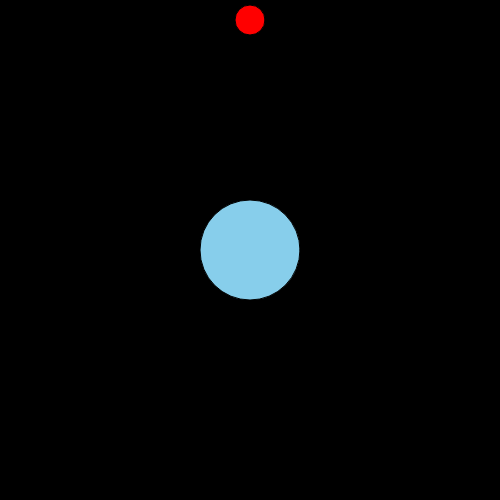
Frame 1 (no input)
Frame 60 (no input): identical to frame 1, image omitted
Frame 120 (the mouse pressed at the canvas centre since frame 60): identical to frame 1, image omitted

The p5.js sketch that drew this single still picture (run headless with seeded random() and noise() and a simulated clock; from frame 60 on, the mouse is pressed at the canvas centre):

// p5.js sketch
// ── sketch.js
let population;
let target;
let counter;
let obstacles;
let lifeP, genP, fitP;
let sliderLifespan, sliderMutationRate, sliderX, sliderY, sliderW, sliderH;
let x, y, w, h, s;
let sBox;
let lifeSpan, mutateRate;
let runningBox;
let running;
let topContainer, midContainer, bottomContainer;

//runs once at the start of the program, helps instantiate variables
function setup() {
  createCanvas(500, 500);
  population = new Population(250, 100);
  population.init();
  target = new Target(250, 20, 30);
  obstacles = [];
  x = 250;
  y = 250;
  w = 100;
  h = 100;
  s = "Circle";
  obstaclesSetup();
  counter = 0;
  setupHTMLElements();
  running = false;
}

//runs every frame
function draw() {
  background(0, 0, 0, 255);

  //update the variables
  sliderUpdate();
  population.lifespan = lifeSpan;
  population.mutateRate = mutateRate;
  runningBox.changed(toggleSimulation);
  sBox.changed(selectShape);
  if (running) {
    runSimulation();
    counter++;
  } else {
    population.draw();
    target.draw();
    obstacles.forEach((obs) => obs.draw());
  }

  generateHTMLElements();
}

// Toggle the simulation on and off
function toggleSimulation() {
  if (runningBox.checked()) {
    running = true;
    runningBox.style("color", "rgb(20,255,20,255)");
  } else {
    running = false;
    runningBox.style("color", "rgb(205,20,20,255)");
  }
}

// Run the simulation
function runSimulation() {
  if (counter == lifeSpan) {
    population.evaluate();
    population.selection();
    counter = 0;
  }
  population.update();
  population.draw();
  target.draw();
  obstacles.forEach((obs) => obs.draw());
}

// Generate the HTML elements
function generateHTMLElements() {
  topContainer = createDiv();
  lifeP.html("Time left: " + (lifeSpan - counter));
  genP.html("Generation: " + population.generation);
  fitP.html("Max fitness: " + population.maxFitness * 10);
  let fitnessColor = map(population.maxFitness, 0, 1, 0, 255);
  fitP.style("color", "rgb(0," + fitnessColor + ",0,255)");
}

// Setup the HTML elements
function setupHTMLElements() {
  runningBox = createCheckbox("Running ", false);
  sBox = createRadio();
  sBox.option("Circle");
  sBox.option("Rectangle");
  sBox.selected("Circle")
  runningBox.style("color", "rgb(255,20,20,255)");
  lifeP = createP();
  genP = createP();
  fitP = createP();
  sliderLifespan = createSlider(100, 1000, 100);
  sliderMutationRate = createSlider(0, 1, 0.01, 0.001);
  obstacleBars();
}

// Setup the obstacles
function obstaclesSetup() {
  obstacles.push(new Obstacle(x, y, w, h, 135, 206, 235, s));
  //obstacles.push(new Obstacle(200, 250, 350, 50, 135, 206, 235, "c"));
  //obstacles.push(new Obstacle(100, 100, 400, 50, 135, 206, 235, "r"));
}

// Setup the obstacle bars
function obstacleBars() {
  sliderX = createSlider(0, 500, 250);
  sliderY = createSlider(0, 500, 250);
  sliderW = createSlider(0, 400, 100);
  sliderH = createSlider(0, 400, 100);
}

// Update the sliders
function  sliderUpdate() {
  lifeSpan = sliderLifespan.value();
  mutateRate = sliderMutationRate.value();
  obstacles[0].vec.x = sliderX.value();
  obstacles[0].vec.y = sliderY.value();
  obstacles[0].w = sliderW.value();
  obstacles[0].h = sliderH.value();
}

function selectShape() {
  s=sBox.value();
  obstacles = [];
  obstaclesSetup();
}
// ── DNA.js
class DNA {
  constructor(oldgenes) {
    this.genes;
    if (oldgenes) {
      this.genes = oldgenes;
    } else {
      this.genes = [];
    }
  }

  populate(lifespan) {
    for (let i = 0; i < lifespan; i++) {
      this.genes.push(p5.Vector.random2D());
    }
  }

  // Crossover - combine two DNAs to create a new DNA
  crossover(partner) {
    let newgenes = [];
    let mid = floor(random(this.genes.length));
    for (let i = 0; i < this.genes.length; i++) {
      if (i > mid) {
        newgenes.push(this.genes[i]);
      } else {
        newgenes.push(partner.genes[i]);
      }
    }
    let newDNA = new DNA(newgenes);
    newDNA.mutate(0.01);
    return newDNA;
  }

  // Mutation - mutate the DNA by randomly changing one of the genes by a small amount. The number of genes mutated is controlled by the mutation rate
  mutate(mutationRate) {
    for (let i = 0; i < this.genes.length; i++) {
      if (random(1) < mutationRate) {
        this.genes[i] = p5.Vector.random2D();
      }
    }
  }
}

// ── Obstacle.js
class Obstacle {
    constructor(x,y,w,h,r,g,b,shape) {
        this.vec = createVector(x,y);
        this.w = w;
        this.h = h;
        this.fill = color(r, g, b);
        this.shape = shape;
    }

    draw() {
        if(this.shape == "Circle") {
            push();
            fill(this.fill);
            circle(this.vec.x,this.vec.y,this.w);
            pop();
        } else if(this.shape == "Rectangle") {
            push();
            fill(this.fill);
            rect(this.vec.x,this.vec.y,this.w,this.h);
            pop();
        }
    }

    // checks if the rocket has collided with the obstacle
    checkCollision(rocketVec) {
        if(this.shape == "Circle") {
            let d = dist(rocketVec.x, rocketVec.y, this.vec.x, this.vec.y);
            if(d < this.w / 2) {
                return true;
            }
        }
        else if(this.shape == "Rectangle") {
            if(rocketVec.x > this.vec.x && rocketVec.x < this.vec.x + this.w && rocketVec.y > this.vec.y && rocketVec.y < this.vec.y + this.h) {

                return true;
            }
        }
    }
}
// ── Population.js
class Population {
  constructor(size, lifespan) {
    if (size) {
      this.size = size;
    } else {
      this.size = 10;
    }
    this.rockets = [];
    this.matingPool = [];
    this.lifespan = lifespan;
    this.generation = 1;
    this.maxFitness = 0;
    this.mutateRate = 0.01;
    this.averageFitness = 0;
  }

  // Evaluate the fitness of the population
  evaluate() {
    // Finding the best fitness of this generation, and the number of successes

    let sumFitness = 0;
    let maxFitness = 0.0001;
    this.rockets.forEach((rocket) => {
      rocket.calcFitness();
        sumFitness += rocket.fitness;
      if (rocket.fitness > maxFitness) {
        maxFitness = rocket.fitness;
        this.maxFitness = maxFitness;
      }
    });
    //Calculating the average fitness of the generation
    this.averageFitness = sumFitness / this.size;

    //Normalizing the fitness of the generation
    this.rockets.forEach((rocket) => {
      rocket.fitness /= maxFitness;
    });

    //clears the mating pool from past generations
    this.matingPool = [];
    for (let i = 0; i < this.size; i++) {
      let n = this.rockets[i].fitness * 10;
      for (let j = 0; j < n; j++) {
        this.matingPool.push(this.rockets[i]);
      }
    }
  }

  //simulating natural selection, pick 2 parents from the mating pool and create a child from them (crossover DNA function)
  selection() {
    if(this.matingPool.length == 0){
        this.init();
    } else {
        let newRockets = [];
        for (let i = 0; i < this.size; i++) {
          let randA = random(this.matingPool).DNA;
          let randB = random(this.matingPool).DNA;
          let child = randA.crossover(randB);
          child.mutate(this.mutateRate);
          newRockets[i] = new Rocket(createVector(250, 480), this.lifespan);
          newRockets[i].updateDNA(child);
        }
        this.generation++;
        this.rockets = newRockets;
    }

  }

  // Create a population of rockets
  init() {
    for (let i = 0; i < this.size; i++) {
      push();
      this.rockets.push(new Rocket(createVector(250, 480), this.lifespan));
      pop();
    }
  }

  // Run the population of rockets
  update() {
    this.rockets.forEach((rocket) => {
      rocket.update();
    });
  }

  // Render the population of rockets
  draw() {
    this.rockets.forEach((rocket) => {
      rocket.draw();
    });
  }

  resetPopulation() {
    this.rockets = [];
    this.matingPool = [];
    this.generation = 1;
    this.maxFitness = 0;
  }
}

// ── Rocket.js
class Rocket {
  constructor(vec, lifespan, baseSpeed) {
    if (vec) {
      this.vec = vec;
    } else {
      this.vec = new createVector(0, 0);
    }
    this.vel = new createVector(0, 0);
    this.acc = new createVector(0, 0);
    this.lifespan = lifespan;
    this.DNA = new DNA();
    this.count = 0;
    this.DNA.populate(this.lifespan);
    this.fitness = 0;
    this.timeAlive = 0;
    this.fill = color(0,0,0, 150);
    this.collided = false;
  }

  // calculates the fitness of the rocket
  calcFitness() {
    let d = dist(this.vec.x, this.vec.y, target.vec.x, target.vec.y);

    //10 is the best score (dist = 1), and a lower number (higher dist) is a worse fitness
    if (d < target.r / 1.5) {
      this.fitness = 10;
    } else {
      this.fitness = 10 / d;
    }
    if(this.collided) {
      this.fitness = 0;
    }
    //this.fitness += this.timeAlive / 25;
  }

  // renders the rockets
  draw() {
    push();
    noStroke();
    fill(this.fill);
    circle(this.vec.x, this.vec.y, 10);
    pop();
  }

  //updates the rocket
  update() {
    let d = dist(this.vec.x, this.vec.y, target.vec.x, target.vec.y);
    let colorRatio = map(d, 0, 500, 255, 0);
    this.fill = color(colorRatio, 255-colorRatio, colorRatio, 155);
    this.checkObstacleCollision();

    if(this.collided && this.timeAlive == 0) {
      this.timeAlive = this.count;
    }

    //checks first if the rocket has reached the target
    if (d < target.r / 1.5) {
      this.vec = target.vec.copy();
      this.acc.mult(0);
      //if it has, then stop the rocket, if it hasn't check for collision with obstacle
    } else if(this.collided) {
      this.vec = new createVector(-1000, -1000);
      this.acc.mult(0);
    }else {
      this.applyForce(this.DNA.genes[this.count]);
      this.vel.add(this.acc);
      this.vec.add(this.vel);
      this.acc.mult(0);
    }
    this.checkTimeAlive();
    this.count++;
  }

  applyForce(force) {
    this.acc.add(force);
  }

  updateDNA(newDNA) {
    this.DNA = newDNA;
  }

  checkObstacleCollision() {
    obstacles.forEach(obstacle => {
      if (obstacle.checkCollision(this.vec)) {
        this.collided = true;
      }
    })
    //check collision with borders of window
    if (this.vec.x < 0 || this.vec.x > width || this.vec.y < 0 || this.vec.y > height) {
      this.collided = true;
    }
  }

  checkTimeAlive() {
    if(this.collided && this.timeAlive == 0) {
      this.timeAlive = this.count;
    } else if(!this.collided && this.count > this.timeAlive) {
      this.timeAlive = this.count;
    }
  }
}

// ── Target.js
class Target {
  constructor(x, y, r) {
    this.vec = createVector(x, y);
    this.r = r;
  }

  draw() {
    push();
    fill(255, 0, 0);
    circle(this.vec.x, this.vec.y, this.r);
    pop();
  }
}
